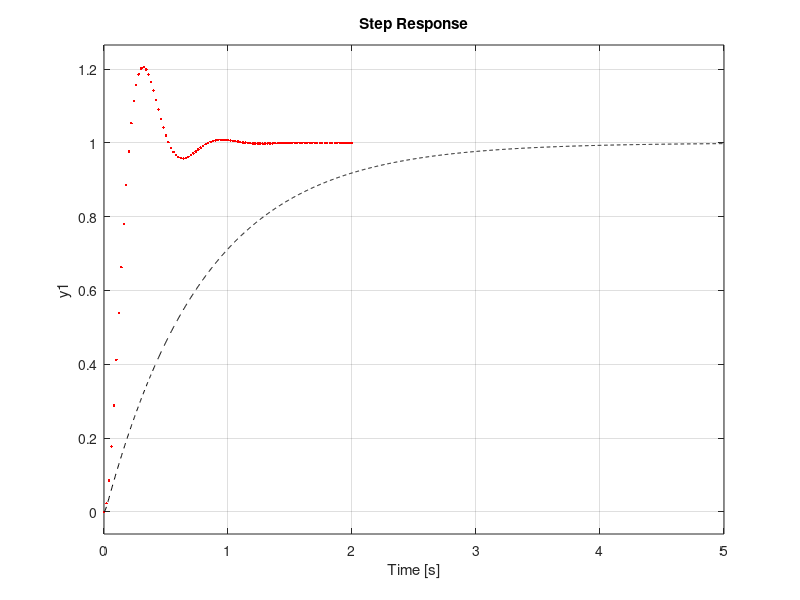

The MATLAB script that drew this image:
clc
clear
close all

%-----deseado----
hd=tf(123.2,[1 9.99 123.2])
step(hd,'.r')

gp=tf(100,[1 10 0]);
h=tf(1,[1 2]);
n=123.2;
d=tf([1 99 123.2],1);
gc=n/(gp*(d-n*h));

sis_ol=gc*gp;
sis_cl=feedback(sis_ol,h);
hold on
step(sis_cl,'--k')

% num=conv([1 2 0],[1 10])
% den=100*[1 101 321.2 123.2];
% gc=tf(123.2*num,den);
% 
% sis_ol=gc*tf(100,[1 10 0]);
% sis_cl=feedback(sis_ol,tf(1,[1 2]));
% hold on
% step(sis_cl,'--b')
% 
% figure
% pzmap(sis_cl)

